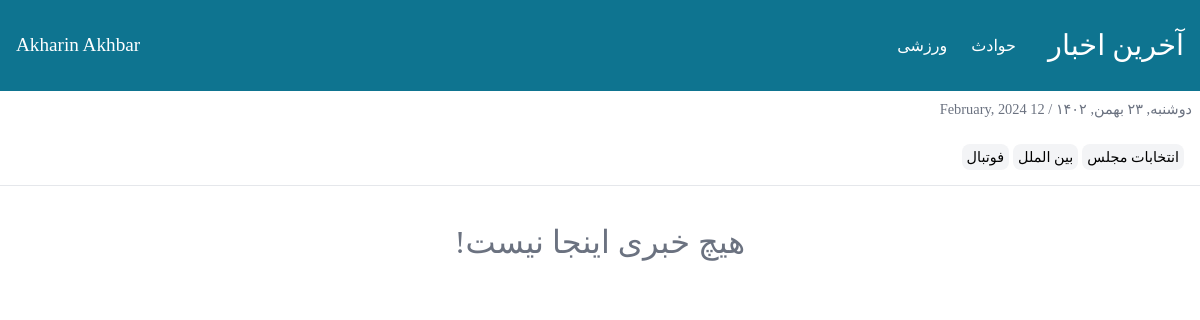
/category/economi, run on an earlier commit of the app's database.
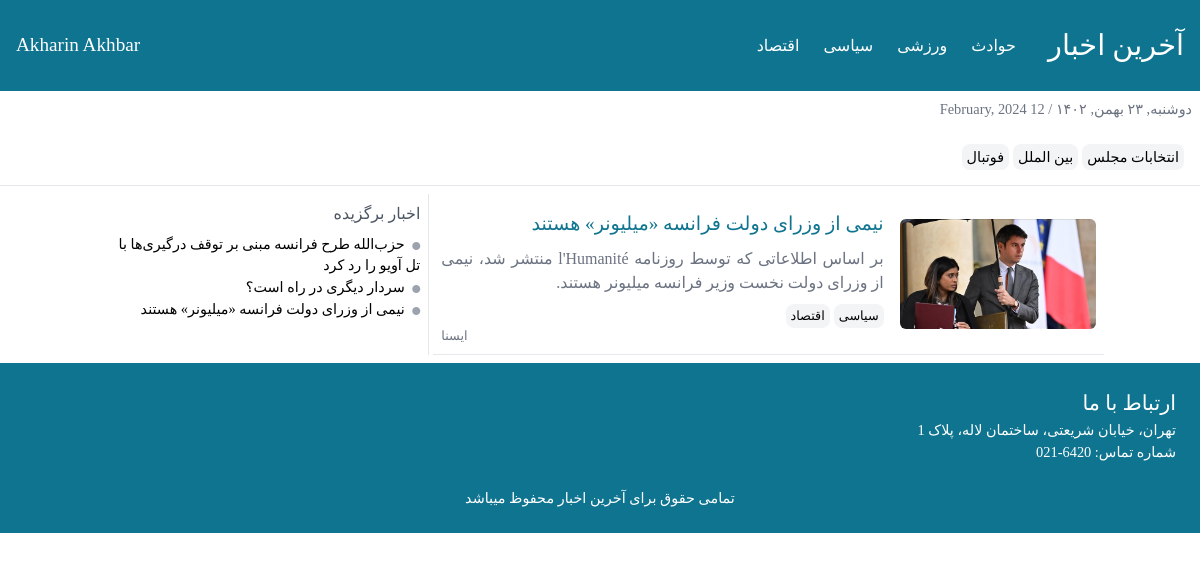
And on a later commit of the database.
### news/models.py (models this page shows, shortened)
class Category(models.Model):
    title = models.CharField(max_length=250, null=True, blank=True, verbose_name="دسته بندی")
    url = models.CharField(max_length=250, null=True, blank=True, verbose_name="لینک دسته بندی")

class Tag(models.Model):
    title = models.CharField(max_length=250, null=True, blank=True, verbose_name="تگ")
    url = models.CharField(max_length=250, null=True, blank=True, verbose_name="لینک تگ")

class News(models.Model):
    title = models.CharField(max_length=250, null=True, blank=True, verbose_name="عنوان خبر")
    short_description = models.TextField(blank=True, null=True, verbose_name="توضیحات کوتاه")
    description = models.TextField(blank=True, null=True, verbose_name="متن خبر")
    author = models.CharField(max_length=250, null=True, verbose_name="نویسنده خبر")
    created_date = jmodels.jDateTimeField(auto_now_add=True)
    tag = models.ManyToManyField(Tag, verbose_name="تگ خبر")
    category = models.ManyToManyField(Category, verbose_name="دسته بندی")
    status = models.BooleanField(default=False, verbose_name="فعال/غیرفعال")
    selected = models.BooleanField(default=False, verbose_name="خبر برگزیده")
    image = models.ImageField(upload_to='images')

### news/views.py (the view)
# urls.py: path('category/<cat>', views.categories, name='select-category'),
def categories(request, cat):
    tags = Tag.objects.all()
    category = Category.objects.all()
    news = News.objects.filter(status=True, category__url=cat).all()
    selected = News.objects.filter(selected=True).all()
    return render(request, 'index.html', context={
        'tags': tags,
        'category': category,
        'news': news,
        'selected': selected
    })

### templates/index.html (shortened to what this page needs)
{% load jformat %}
<!DOCTYPE html>
<html lang="fa" dir="rtl">
<head>
    <link rel="stylesheet" href="/static/style/font.css"/>
    <link rel="stylesheet" href="/static/style/tailwind.css"/>
    <link
            rel="stylesheet"
            href="https://cdnjs.cloudflare.com/ajax/libs/font-awesome/6.5.1/css/all.min.css"
/>
</head>
<body class="font-[Azar]">
<header class="bg-cyan-700 p-4 font-[Azar] text-white md:flex items-center justify-between">
    <div class="md:flex items-center gap-x-8">
        <a href="{% url 'news:news' %}"><h1 class="font-[AzarBold] text-[1.8rem] my-2">آخرین اخبار</h1></a>
        <ul class="flex items-center gap-x-6">
            {% for item in category %}
                <a href="{% url 'news:select-category' item.url %}">
                    <li class="cursor-pointer">{{ item.title }}</li>
                </a>
            {% endfor %}
        </ul>
    </div>
    <div>
        <h2 class="font-[AzarBold] text-[1.2rem] hidden md:block">Akharin Akhbar</h2>
    </div>
</header>
<section>
    <span class="block font-[Azar] text-gray-500 text-[0.9rem] m-2">دوشنبه, ۲۳ بهمن, ۱۴۰۲ / 12 February, 2024</span>
    <div class="p-4">
        {% for item in tags %}
            <a href="{% url 'news:select-tag' item.url %}">
                <span
                        class="font-[Azar] rounded-lg cursor-pointer hover:bg-gray-200 border border-transparent hover:border-gray-200 transition-all duration-300 bg-gray-100 text-[0.9rem] p-1 text-center"
                >{{ item.title }}</span
                >
            </a>
        {% endfor %}
    </div>
</section>
<hr/>
{% if news %}
<section class="container mx-auto grid grid-cols-1 md:grid-cols-6 p-2 gap-x-1">
    <div class="main-new col-span-4">
        {% for item in news %}
            <div class="box md:flex p-2 items-center gap-x-4 border-b">
                <img src="{{ item.image.url }}" alt=""
                     class="md:w-[30%] block mx-auto rounded-md"/>
                <div>
                    <h3 class="text-[1.2rem] text-cyan-700">
                        <a href="{% url 'news:select-news' item.id %}">{{ item.title }}</a>
                    </h3>
                    <p class="text-[1rem] text-gray-500 my-2 text-justify">
                        {{ item.short_description }}
                    </p>
                    <div>
                        {% for cat in item.category.all %}
                            <span
                                    class="font-[Azar] text-[0.8rem] rounded-lg cursor-pointer hover:bg-gray-200 border border-transparent hover:border-gray-200 transition-all duration-300 bg-gray-100 p-1 text-center"
                            >{{ cat.title }}</span
                            >
                        {% endfor %}
                    </div>
                    <span class="block text-[0.8rem] text-left text-gray-500">{{ item.author }}</span>
                </div>
            </div>
        {% endfor %}
    </div>
    <div class="end-news col-span-2 md:border-r p-2">
        <h4 class="text-gray-600 text-[1rem]">اخبار برگزیده</h4>
        <ul class="my-2">
            {% for item in selected %}
                <li class="text-[0.9rem]">
                    <i class="fas fa-circle text-[0.5rem] text-gray-400"></i>
                    <a href="{% url 'news:select-news' item.id %}" class="hover:text-red-600 p-1">{{ item.title }}</a>
                </li>
            {% endfor %}
        </ul>
    </div>
</section>
<footer class="bg-cyan-700 p-6">
    <h2 class="text-[1.3rem] font-[AzarBold] text-white">ارتباط با ما</h2>
    <span class="text-[0.9rem] text-white">تهران، خیابان شریعتی، ساختمان لاله، پلاک 1</span>
    <span class="text-[0.9rem] text-white block">شماره تماس: 6420-021</span>
    <span class="mx-auto text-white text-[0.9rem] block text-center mt-6">تمامی حقوق برای آخرین اخبار محفوظ میباشد</span>
</footer>
    {% else %}
    <h2 class="font-[AzarBold] text-center text-[2rem] text-gray-500 mt-8">هیچ خبری اینجا نیست!</h2>
{% endif %}
</body>
</html>

What changed in the data, as far as the page shows it:
added Category: title "سیاسی"
added Category: title "اقتصاد"
added News: image (picture), title "نیمی از وزرای دولت فرانسه «میلیونر» هستند", short_description "بر اساس اطلاعاتی که توسط روزنامه l'Humanité منتشر شد، نیمی از وزرای دولت نخست وزیر فرانسه میلیونر هستند.", author "ایسنا"
now on this page (row edited): News: title "حزب‌الله طرح فرانسه مبنی بر توقف درگیری‌ها با تل آویو را رد کرد", shown under "اخبار برگزیده"
now on this page (row unchanged): News: title "سردار دیگری در راه است؟", shown under "اخبار برگزیده"
Also different on the page:
text no longer shown: "هیچ خبری اینجا نیست!"
text now shown: "اخبار برگزیده ارتباط با ما تهران، خیابان شریعتی، ساختمان لاله، پلاک 1 شماره تماس: 6420-021 تمامی حقوق برای آخرین اخبار محفوظ میباشد"
